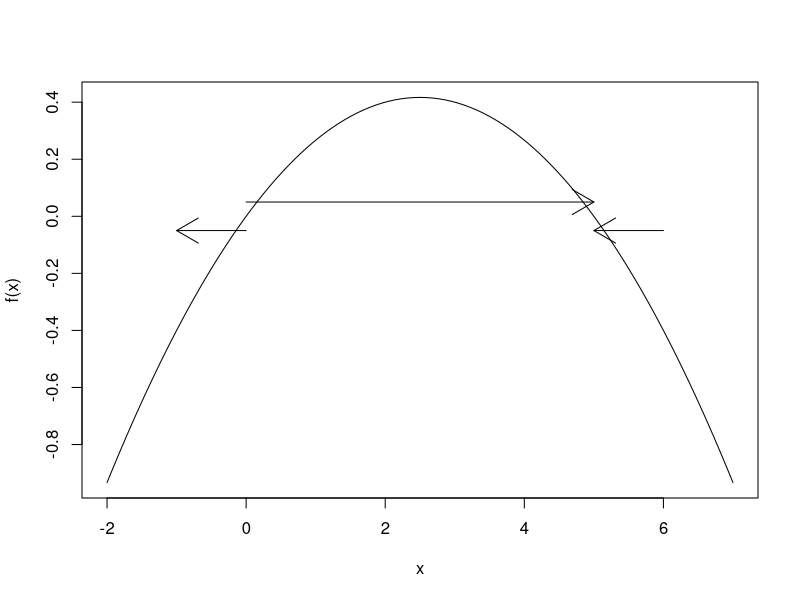

Write R code to recreate this figure.
# name: Craig Biwer
# assignment: 4
# date: 10/30/2009
# filename: BiwerLab4.R
#############################################################################







#/--#########################################################################
# name: Craig Biwer
# assignment: Lab 4
# date: 10/30/2009
# question: 1
# subquestion: a
# other files:
##########################################################################/--

#f(N):
#Equilibria: 0 (stable), U (stable for U>K), K (stable for K>U)
#
#g(N):
#Equilibria: 0 (unstable), K (stable)


#/--#########################################################################
# name: Craig Biwer
# assignment: Lab 4
# date: 10/30/2009
# question: 1
# subquestion: b
# other files:
##########################################################################/--

#f(N)
#curve(10*x*(x/20 - 1)*(1-x/200), 0, 220)
#Increasing from 9.737 to 136.929, decreasing otherwise
#
#g(N)
#curve((10*x*x*(1-x/200)), 0, 220)
#Increasing from 0 to 133.33, decreasing otherwise


#/--#########################################################################
# name: Craig Biwer
# assignment: Lab 4
# date: 10/30/2009
# question: 1
# subquestion: c
# other files:
##########################################################################/--

#The principle difference between the two is that for f(N), the function
#originally decreases, going negative before returning positive (negative
#populations are non-physical). g(N), though, starts off increasing.


#/--#########################################################################
# name: Craig Biwer
# assignment: Lab 4
# date: 10/30/2009
# question: 2
# subquestion: a
# other files:
##########################################################################/--

#N' = r*N - Sin(4t / (2pi))


#/--#########################################################################
# name: Craig Biwer
# assignment: Lab 4
# date: 10/30/2009
# question: 2
# subquestion: b
# other files:
##########################################################################/--

#Fixed points depend on t: occur at (1/r)*(Sin(2t/pi)), but they're unstable


#/--#########################################################################
# name: Craig Biwer
# assignment: Lab 4
# date: 10/30/2009
# question: 2
# subquestion: c
# other files:
##########################################################################/--

dirField <- function(f, h, tf, x0, xl){
	tRange <- c(0, tf)
	xRange <- c(x0, xl)
	dt <- .5
	dx <- .5
	h <- h
	tSteps <- diff(range(tRange))/dt
	xSteps <- diff(range(xRange))/dx
	plot(c(0, tf-1), c(x0, xl-1), type = 'n')
	for (i in 0:(tSteps-1)) {
		for(j in 0:(xSteps-1)){
			t <- i*dt
			x <- x0+j*dx
			m <- do.call(f,list(x=x, t=t))
			u <- t+(h*dt);
			v <- x+(h*dt)*m
			arrows(t,x,u,v,code=2,length=.01)
		}
	}
}

bctclt <- function(x, t) {
	return(x - sin(4 * t / (2 * pi)))
}

#dirField(bctclt, .5, 10, -4, 8)
#Fixed points along the sine curve, visible in the arrows. Since there are no
#constant horizontal lines, no stable fixed points exist.



#/--#########################################################################
# name: Craig Biwer
# assignment: Lab 4
# date: 10/30/2009
# question: 2
# subquestion: d
# other files:
##########################################################################/--

#Solution:
#N(t) = N(0)*exp(r*t) + pi/(4+(pi*r)^2) * (2*cos(2*t/pi) + pi*r*sin(2*t/pi))
#
#Plots:
#curve(.2*exp(x) + pi/(4+(pi)^2) * (2*cos(2*x/pi) + pi*sin(2*x/pi)), 0, 4)
#curve(.02*exp(x) + pi/(4+(pi)^2) * (2*cos(2*x/pi) + pi*sin(2*x/pi)), 0, 4)
#curve(2*exp(x) + pi/(4+(pi)^2) * (2*cos(2*x/pi) + pi*sin(2*x/pi)), 0, 4)
#
#Given a starting point, our solution curves follow the arrows in the
#direction field


#/--#########################################################################
# name: Craig Biwer
# assignment: Lab 4
# date: 10/30/2009
# question: 3
# subquestion: a
# other files:
##########################################################################/--

#Fixed point at V = -68.3356, and it's stable



#/--#########################################################################
# name: Craig Biwer
# assignment: Lab 4
# date: 10/30/2009
# question: 3
# subquestion: b
# other files:
##########################################################################/--

mbrnvlt <- function(x, t) {
	return((0-(x - 58.1) - 100 * (x + 69.6)) / .15)
}

#dirField(mbrnvlt, .0004, 20, -74, -64)

#The plot agrees with the fixed point analysis we performed.


#/--#########################################################################
# name: Craig Biwer
# assignment: Lab 4
# date: 10/30/2009
# question: 3
# subquestion: c
# other files:
##########################################################################/--

#Solution:
#V(t) = V(0) * exp(-673.333 * t) - 68.3356
#
#curve(.1 * exp(-673.333 * x) - 68.3356, 0, .02)
#curve(.02 * exp(-673.333 * x) - 68.3356, 0, .008)
#curve(-.02 * exp(-673.333 * x) - 68.3356, 0, .008)


#/--#########################################################################
# name: Craig Biwer
# assignment: Lab 4
# date: 10/30/2009
# question: 4
# subquestion: a
#NOTE: Worked on this with Namita Gupta
# other files:
##########################################################################/--

#define function F(x: REAL)
#var dx, dy: REAL
#var zeros : REAL array
#var signs : INT array (+/- 1)
#
#signs[0] <- abs(F(zeros[0]-1))/F(zeros[0]-1)
#
#for i <- 0 to length(zeros)-2 do
#begin
#	signs[i+1] <- abs(F((zeros[i]+zeros[i+1])/2))/F((zeros[i]+zeros[i+1])/2)
#end
#
#signs[length(zeros)] <- abs(F(zeros[length(zeros)-1]+1))/F(zeros[length(zeros)-1]+1)
#
#plot F(x)
#
#if signs[0] > 0 do
#begin
#	draw_arrow((zeros[0]-dx,dy) , (zeros[0],dy))
#end
#else do
#begin
#	draw_arrow((zeros[0], -dy) , (zeros[0]-dx, -dy))
#end
#
#for j <- 0 to length(zeros)-2 do
#begin
#	if signs[i+1]>0 do
#	begin
#		draw_arrow((zeros[i], dy) , (zeros[i+1], dy))
#	end
#	else do
#		draw_arrow((zeros[i+1], -dy) , (zeros[i], -dy))
#	end
#end
#
#if signs[length(zeros)] > 0 do
#begin
#	draw_arrow((zeros[length(zeros)-1],dy) , (zeros[length(zeros)-1]+dx,dy))
#end
#else do
#begin
#	draw_arrow((zeros[length(zeros)-1]+dx, -dy) , (zeros[length(zeros)-1], -dy))
#end
#end


#/--#########################################################################
# name: Craig Biwer
# assignment: Lab 4
# date: 10/30/2009
# question: 4
# subquestion: b
#NOTE: Worked on this with Namita Gupta
# other files:
##########################################################################/--

f <- function(x) {
	return(x/3 * (1-x/5));
}

dx <- 1
dy <- .05
zeros <- c(0,5)
signs <- numeric(length(zeros)+1)
signs[1] <- abs(f(zeros[1]-1))/f(zeros[1]-1)
signs[2] <- abs(f((zeros[1]+zeros[2])/2))/f((zeros[1]+zeros[2])/2)


signs[length(zeros)+1] <- abs(f(zeros[length(zeros)]+1))/f(zeros[length(zeros)]+1)
curve(f,-2,7)
if (signs[1] > 0) {
	arrows(zeros[1]-dx,dy , zeros[1],dy)
} else {
	arrows(zeros[1], -dy , zeros[1]-dx, -dy)
}

if (signs[2]>0) {
		arrows(zeros[1], dy , zeros[2], dy)
	} else {
		arrows(zeros[2], -dy , zeros[1], -dy)
	}


if (signs[length(zeros)+1] > 0) {
	arrows(zeros[length(zeros)],dy , zeros[length(zeros)]+dx,dy)
} else {
	arrows(zeros[length(zeros)]+dx, -dy , zeros[length(zeros)], -dy)
}

